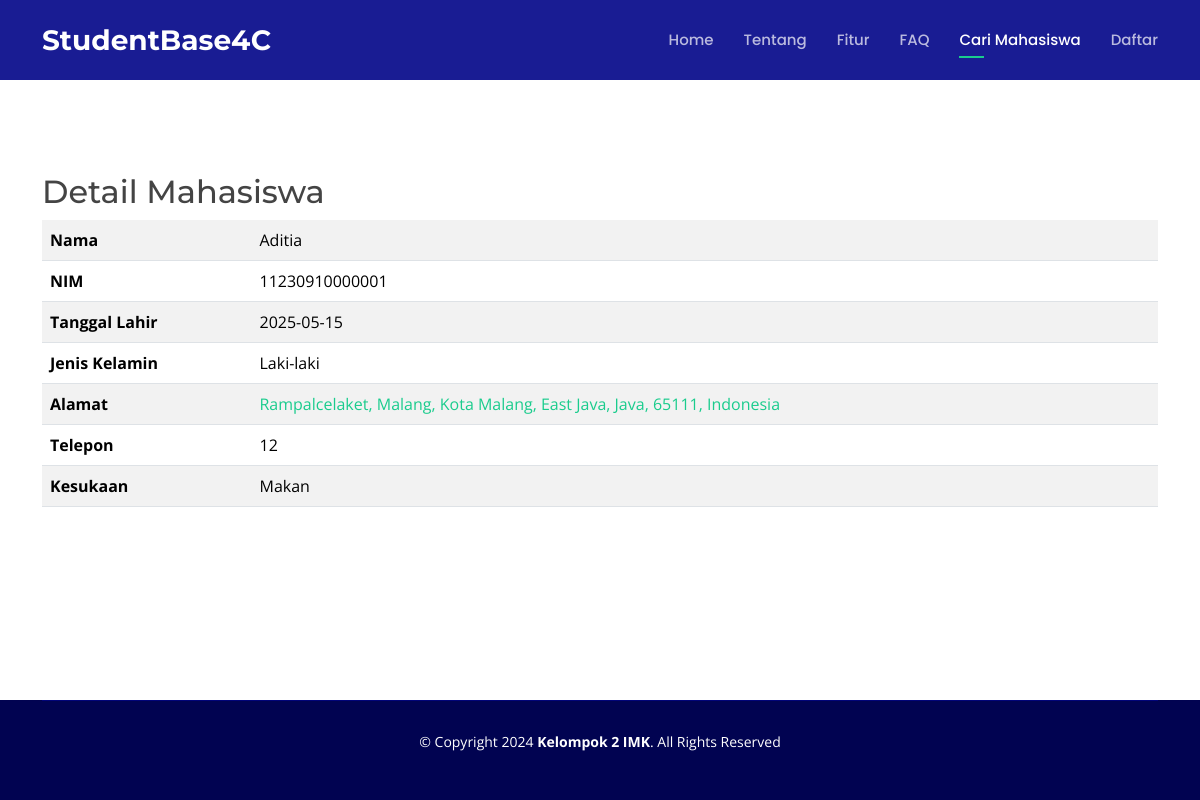
The app's page /data-mahasiswa.php?id=52 with its own data.
### tables this page shows
CREATE TABLE `mahasiswa` (
  `id_mahasiswa` int(11) NOT NULL,
  `nama` varchar(255) NOT NULL,
  `nim` varchar(16) DEFAULT NULL,
  `tanggal_lahir` date DEFAULT NULL,
  `jenis_kelamin` varchar(255) NOT NULL,
  `alamat` text DEFAULT NULL,
  `telepon` varchar(20) DEFAULT NULL,
  `kesukaan` text DEFAULT NULL,
  `password` varchar(255) NOT NULL,
  `latitude` varchar(255) DEFAULT NULL,
  `longitude` varchar(255) DEFAULT NULL
);

### data-mahasiswa.php (the view, shortened to what this page needs)
<?php
require 'koneksi.php';
$id = $_GET['id'];
$stmt = $con->prepare("SELECT * FROM mahasiswa WHERE id_mahasiswa = ?");
$stmt->bind_param("i", $id);
$stmt->execute();
$result = $stmt->get_result();
if ($result && $result->num_rows > 0) {
    $mahasiswa = $result->fetch_assoc();
} else {
    echo "Data mahasiswa tidak ditemukan atau terjadi kesalahan pada query.";
    exit();
}
?>
<!DOCTYPE html>
<html lang="en">
<head>
  <link href="assets/vendor/aos/aos.css" rel="stylesheet">
  <link href="assets/vendor/bootstrap/css/bootstrap.min.css" rel="stylesheet">
  <link href="assets/vendor/bootstrap-icons/bootstrap-icons.css" rel="stylesheet">
  <link href="assets/vendor/boxicons/css/boxicons.min.css" rel="stylesheet">
  <link href="assets/vendor/glightbox/css/glightbox.min.css" rel="stylesheet">
  <link href="assets/vendor/remixicon/remixicon.css" rel="stylesheet">
  <link href="assets/vendor/swiper/swiper-bundle.min.css" rel="stylesheet">
  <link href="assets/css/style.css" rel="stylesheet">
</head>
<body>
  <header id="header" class="fixed-top d-flex align-items-center">
    <div class="container d-flex align-items-center justify-content-between">
      <div class="logo">
        <h1><a href="index.php"><span>StudentBase4C</span></a></h1>
      </div>
      <nav id="navbar" class="navbar">
        <ul>
          <li><a class="nav-link scrollto" href="index.php#hero">Home</a></li>
          <li><a class="nav-link scrollto" href="index.php#about">Tentang</a></li>
          <li><a class="nav-link scrollto" href="index.php#features">Fitur</a></li>
          <li><a class="nav-link scrollto" href="index.php#faq">FAQ</a></li>
          <li><a class="nav-link scrollto active" href="#" data-bs-toggle="modal" data-bs-target="#searchModal">Cari Mahasiswa</a></li>
          <li><a class="nav-link scrollto" href="daftar.php">Daftar</a></li>
        </ul>
      </nav>
    </div>
  </header>
  <main id="main" class="container mt-5">
    <h2>Detail Mahasiswa</h2>
    <table class="table table-striped">
      <tr>
        <th>Nama</th>
        <td><?php echo $mahasiswa['nama']; ?></td>
      </tr>
      <tr>
        <th>NIM</th>
        <td><?php echo $mahasiswa['nim']; ?></td>
      </tr>
      <tr>
        <th>Tanggal Lahir</th>
        <td><?php echo $mahasiswa['tanggal_lahir']; ?></td>
      </tr>
      <tr>
        <th>Jenis Kelamin</th>
        <td><?php echo $mahasiswa['jenis_kelamin']; ?></td>
      </tr>
      <tr>
        <th>Alamat</th>
        <td>
            <a href="https://www.google.com/maps/place/<?php echo $mahasiswa['latitude']; ?>,+<?php echo $mahasiswa['longitude']; ?>" target="_blank">
            <?php echo $mahasiswa['alamat']; ?>
            </a>
        </td>
      </tr>
      <tr>
        <th>Telepon</th>
        <td><?php echo $mahasiswa['telepon']; ?></td>
      </tr>
      <tr>
        <th>Kesukaan</th>
        <td><?php echo $mahasiswa['kesukaan']; ?></td>
      </tr>
    </table>
  </main>
    <footer id="footer">
    <div class="container">
        <div class="copyright">
        &copy; Copyright 2024 <strong><span>Kelompok 2 IMK</span></strong>. All Rights Reserved
        </div>
    </div>
    </footer>
</body>
</html>

### assets/css/style.css (style rules this page uses)
body { font-family: "Open Sans", sans-serif; color: #444444; }
a { color: #1acc8d; text-decoration: none; }
h1, h2, h3, h4, h5, h6 { font-family: "Montserrat", sans-serif; }
#header { height: 80px; transition: all 0.5s; z-index: 997; transition: all 0.5s; background: rgba(1, 4, 136, 0.9); }
#header .logo h1 { font-size: 28px; margin: 0; padding: 0; line-height: 1; font-weight: 700; }
#header .logo h1 a, #header .logo h1 a:hover { color: #fff; text-decoration: none; }
.navbar { padding: 0; }
.navbar ul { margin: 0; padding: 0; display: flex; list-style: none; align-items: center; }
.navbar li { position: relative; }
.navbar a, .navbar a:focus { display: flex; align-items: center; justify-content: space-between; padding: 10px 0 10px 30px; font-size: 15px; font-weight: 500; font-family: "Poppins", sans-serif; color: rgba(255, 255, 255, 0.7); white-space: nowrap; transition: 0.3s; }
.navbar>ul>li>a:before { content: ""; position: absolute; width: 0; height: 2px; bottom: 3px; left: 30px; background-color: #1acc8d; visibility: hidden; width: 0px; transition: all 0.3s ease-in-out 0s; }
.navbar a:hover:before, .navbar li:hover>a:before, .navbar .active:before { visibility: visible; width: 25px; }
.navbar a:hover, .navbar .active, .navbar .active:focus, .navbar li:hover>a { color: #fff; }
#footer { background: #010351; padding: 0 0 30px 0; color: #fff; font-size: 14px; }
#footer .copyright { border-top: 1px solid #010479; text-align: center; padding-top: 30px; }

### data-mahasiswa.php (style rules this page uses)
body, html { height: 100%; margin: 0; padding: 0; overflow-y: hidden; }
#main { margin-top: 100px; display: flex; justify-content: center; flex-direction: column; min-height: calc(100vh - 200px); }
footer { position: absolute; bottom: 0; width: 100%; height: 100px; background-color: #f8f9fa; }

### records on screen
mahasiswa: nama "Aditia", nim "11230910000001", tanggal_lahir "2025-05-15", jenis_kelamin "Laki-laki", alamat "Rampalcelaket, Malang, Kota Malang, East Java, Java, 65111, Indonesia", telepon "12", kesukaan "Makan"
